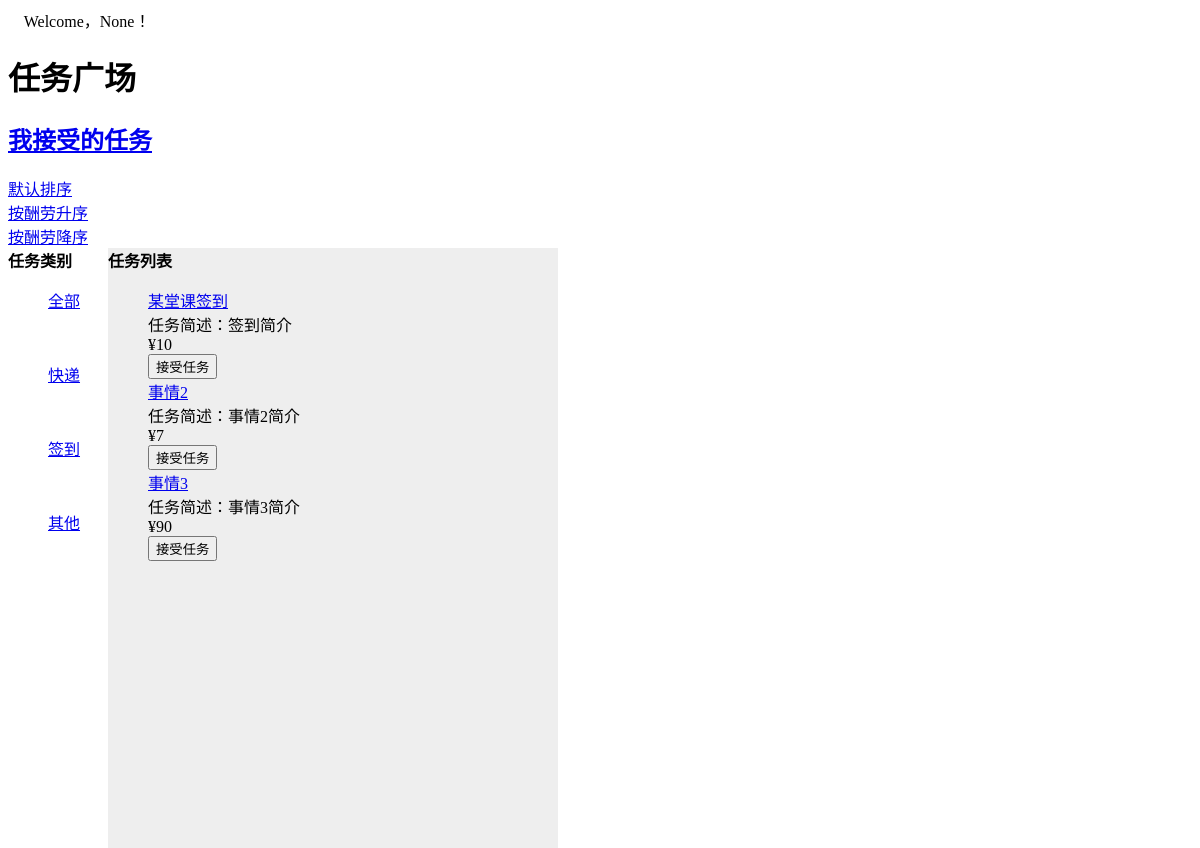
The app's page /task_square/, older data.
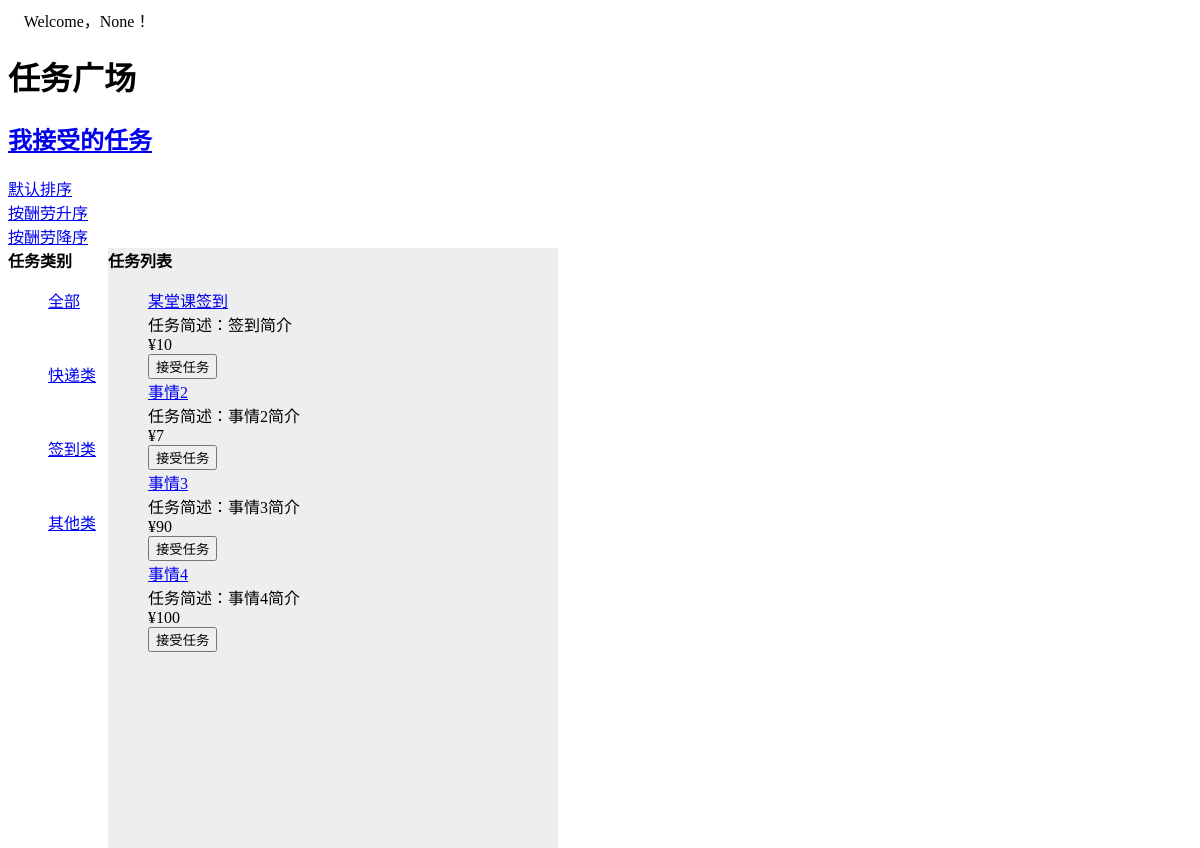
The same page, newer data.
### hunt/models.py (models this page shows, shortened)
class TaskType(models.Model):
    type_id = models.IntegerField(default=1)
    typename = models.CharField(max_length=32)
    typesort = models.IntegerField(default=1)

class Task(models.Model):
    task_name = models.CharField(max_length=32)
    task_sketch = models.CharField(max_length=512, null=True, blank=True)
    task_file = models.FileField(upload_to='static/%Y/%m/%d/', null=True, blank=True)
    task_type = models.ForeignKey(TaskType,default=5,on_delete=models.SET_DEFAULT)
    task_reward = models.IntegerField(default=0, null=True, blank=True)
    is_pickedup = models.BooleanField(default=False)
    is_finished = models.BooleanField(default=False)
    publisher = models.ForeignKey(User, on_delete=models.CASCADE, related_name='publisher', verbose_name='发布人')
    hunter = models.ForeignKey(User, on_delete=models.DO_NOTHING, related_name='hunter', verbose_name='委托人',
                               db_constraint=False, null=True)

### tasks_square/views.py (the view)
# urls.py: path('', views.task_square, name='task_square'),
def task_square(request):
    username = request.session.get('username')
    task_types = TaskType.objects.all()
    tasks_list = Task.objects.filter(is_pickedup=False).exclude(publisher_id=username)
    data = {
        'tasks_list': tasks_list,
        'task_types': task_types,
        'type_id': 0,
        'username':username,
    }
    return render(request, 'tasks_square/task_square.html', context=data)

### tasks_square/templates/tasks_square/task_square.html (shortened to what this page needs)
<!DOCTYPE html>
<head>
</head>
<body>
Welcome，{{ username }}！
<h1>任务广场</h1>
<a href={% url 'task_received:all_task_received' %}><h2>我接受的任务</h2></a>
<a href={% url 'tasks_square:task_square_sort' type_id 'id' %}>默认排序</a><br>
<a href={% url 'tasks_square:task_square_sort' type_id 'task_reward' %}>按酬劳升序</a><br>
<a href={% url 'tasks_square:task_square_sort' type_id '-task_reward' %}>按酬劳降序</a><br>
<div id="menu" style="background-color:; width:100px;float:left;">
    <b>任务类别</b>
    <a href={% url 'tasks_square:task_square' %}>
        <ol>全部</ol>
    </a><br>
    {% for tasktype in task_types %}
        <a href={% url 'tasks_square:task_square_sort' tasktype.pk 'id' %}>
            <ol>{{ tasktype.typename }}</ol>
        </a><br>
    {% endfor %}
</div>
<div id="content" style="background-color:#EEEEEE;height:600px;width:450px;float:left;">
    <b>任务列表</b><br>
    <ol>
        {% for task in tasks_list %}
            <a href={% url 'tasks_square:task_detail' task.id %}>{{ task.task_name }}</a><br>
            任务简述：{{ task.task_sketch }}<br>
            ¥{{ task.task_reward }}<br>
            <form action="{% url 'tasks_square:check_hunt' task.id %}" method="post">
                <input type="submit" value="接受任务"/>
            </form>
        {% endfor %}
    </ol>
</div>
</body>

Row changes from the older to the newer data that the page shows:
changed TaskType: typename "快递" → "快递类"
changed TaskType: typename "签到" → "签到类"
changed TaskType: typename "其他" → "其他类"
added Task: task_name "事情4", task_sketch "事情4简介", task_reward "100"
